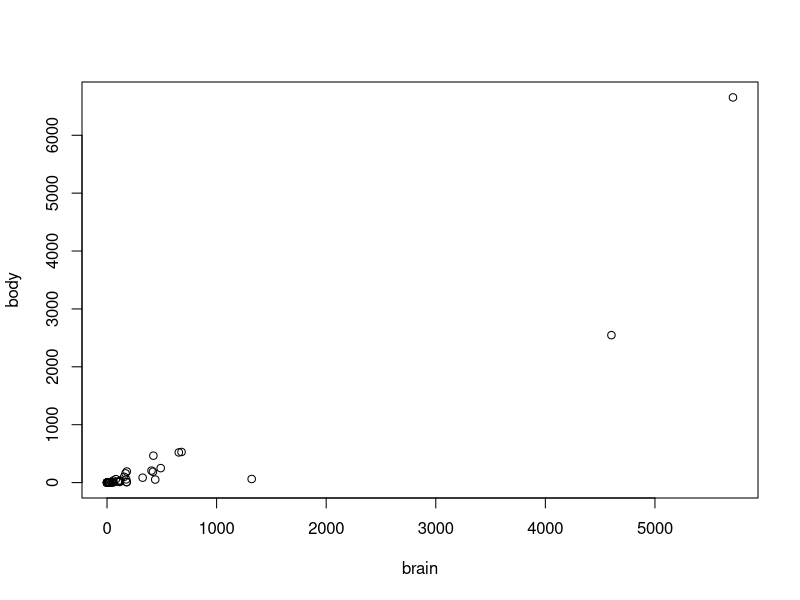
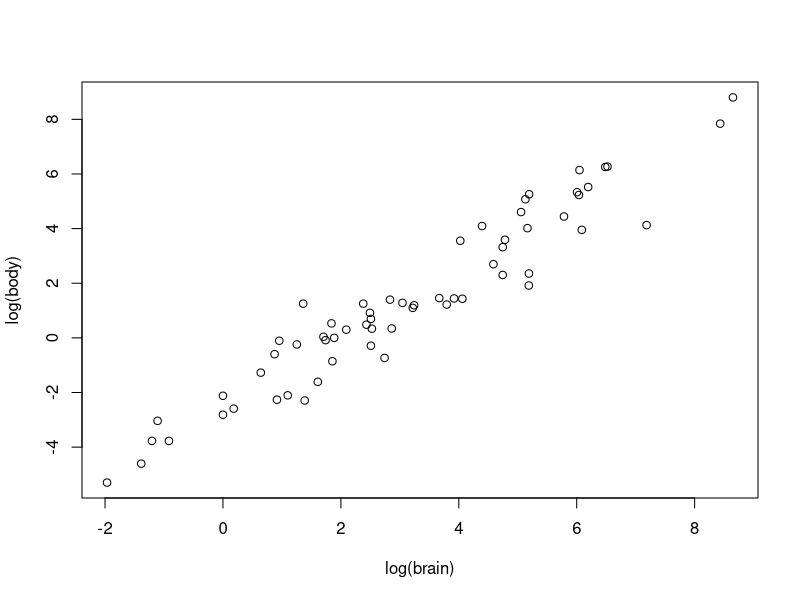

Here is the R script that generated these plots, in order:
# Q4. The built-in data set mammals contain data on body weight versus brain weight. Write R commands to:
library(MASS)
str(mammals)

#   a) Find the Pearson and Spearman correlation coefficients. Are they similar?
cor(mammals$body, mammals$brain, method = "spearman")
cor(mammals$body, mammals$brain, method = "pearson")
#or
with(mammals, cor.test(body, brain, method = "pearson"))
with(mammals, cor.test(body, brain, method = "spearman"))

# Interpreting correlation coefficient
# Correlation coefficient is comprised between -1 and 1:
# -1 indicates a strong negative correlation : this means that every time x increases, y decreases
#  0 means that there is no association between the two variables (x and y) 
#  1 indicates a strong positive correlation : this means that y increases with x


#   b) Plot the data using the plot command .
with(mammals, plot(brain, body))

#   c) Plot the logarithm (log) of each variable and see if that makes a difference.
with(mammals, plot(log(brain), log(body)))